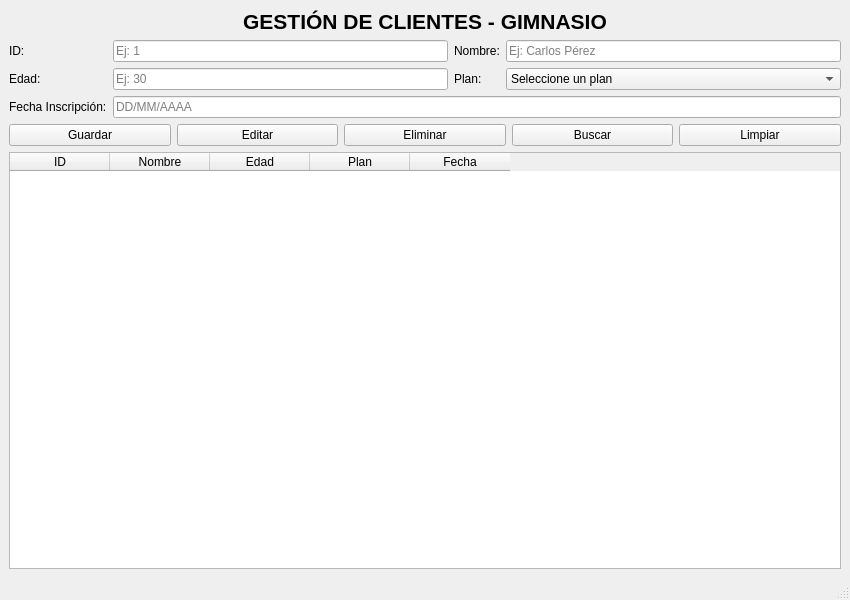
<?xml version="1.0" encoding="UTF-8"?>
<ui version="4.0">
 <class>MainWindow</class>
 <widget class="QMainWindow" name="MainWindow">
  <property name="geometry">
   <rect>
    <x>0</x>
    <y>0</y>
    <width>850</width>
    <height>600</height>
   </rect>
  </property>
  <property name="windowTitle">
   <string>Gestión de Clientes - Gimnasio</string>
  </property>
  <widget class="QWidget" name="centralwidget">
   <layout class="QVBoxLayout" name="verticalLayout">
    <item>
     <widget class="QLabel" name="lblTitulo">
      <property name="font">
       <font>
        <pointsize>16</pointsize>
        <weight>75</weight>
        <bold>true</bold>
       </font>
      </property>
      <property name="text">
       <string>GESTIÓN DE CLIENTES - GIMNASIO</string>
      </property>
      <property name="alignment">
       <set>Qt::AlignCenter</set>
      </property>
     </widget>
    </item>
    <item>
     <layout class="QGridLayout" name="gridLayout">
      <item row="0" column="0">
       <widget class="QLabel" name="labelId">
        <property name="text">
         <string>ID:</string>
        </property>
       </widget>
      </item>
      <item row="0" column="1">
       <widget class="QLineEdit" name="txtId">
        <property name="placeholderText">
         <string>Ej: 1</string>
        </property>
       </widget>
      </item>
      <item row="0" column="2">
       <widget class="QLabel" name="labelNombre">
        <property name="text">
         <string>Nombre:</string>
        </property>
       </widget>
      </item>
      <item row="0" column="3">
       <widget class="QLineEdit" name="txtNombre">
        <property name="placeholderText">
         <string>Ej: Carlos Pérez</string>
        </property>
       </widget>
      </item>
      <item row="1" column="0">
       <widget class="QLabel" name="labelEdad">
        <property name="text">
         <string>Edad:</string>
        </property>
       </widget>
      </item>
      <item row="1" column="1">
       <widget class="QLineEdit" name="txtEdad">
        <property name="placeholderText">
         <string>Ej: 30</string>
        </property>
       </widget>
      </item>
      <item row="1" column="2">
       <widget class="QLabel" name="labelPlan">
        <property name="text">
         <string>Plan:</string>
        </property>
       </widget>
      </item>
      <item row="1" column="3">
       <widget class="QComboBox" name="cmbPlan">
        <item>
         <property name="text">
          <string>Seleccione un plan</string>
         </property>
        </item>
        <item>
         <property name="text">
          <string>Normal</string>
         </property>
        </item>
        <item>
         <property name="text">
          <string>VIP</string>
         </property>
        </item>
        <item>
         <property name="text">
          <string>Business</string>
         </property>
        </item>
        <item>
         <property name="text">
          <string>Socio</string>
         </property>
        </item>
       </widget>
      </item>
      <item row="2" column="0">
       <widget class="QLabel" name="labelFecha">
        <property name="text">
         <string>Fecha Inscripción:</string>
        </property>
       </widget>
      </item>
      <item row="2" column="1" colspan="3">
       <widget class="QLineEdit" name="txtFecha">
        <property name="placeholderText">
         <string>DD/MM/AAAA</string>
        </property>
       </widget>
      </item>
     </layout>
    </item>
    <item>
     <layout class="QHBoxLayout" name="horizontalLayout">
      <item>
       <widget class="QPushButton" name="btnGuardar">
        <property name="text">
         <string>Guardar</string>
        </property>
       </widget>
      </item>
      <item>
       <widget class="QPushButton" name="btnEditar">
        <property name="text">
         <string>Editar</string>
        </property>
       </widget>
      </item>
      <item>
       <widget class="QPushButton" name="btnEliminar">
        <property name="text">
         <string>Eliminar</string>
        </property>
       </widget>
      </item>
      <item>
       <widget class="QPushButton" name="btnBuscar">
        <property name="text">
         <string>Buscar</string>
        </property>
       </widget>
      </item>
      <item>
       <widget class="QPushButton" name="btnLimpiar">
        <property name="text">
         <string>Limpiar</string>
        </property>
       </widget>
      </item>
     </layout>
    </item>
    <item>
     <widget class="QTableWidget" name="tblClientes">
      <property name="columnCount">
       <number>5</number>
      </property>
      <attribute name="horizontalHeaderVisible">
       <bool>true</bool>
      </attribute>
      <attribute name="verticalHeaderVisible">
       <bool>true</bool>
      </attribute>
      <column>
       <property name="text">
        <string>ID</string>
       </property>
      </column>
      <column>
       <property name="text">
        <string>Nombre</string>
       </property>
      </column>
      <column>
       <property name="text">
        <string>Edad</string>
       </property>
      </column>
      <column>
       <property name="text">
        <string>Plan</string>
       </property>
      </column>
      <column>
       <property name="text">
        <string>Fecha</string>
       </property>
      </column>
     </widget>
    </item>
   </layout>
  </widget>
  <widget class="QMenuBar" name="menubar">
   <property name="geometry">
    <rect>
     <x>0</x>
     <y>0</y>
     <width>850</width>
     <height>22</height>
    </rect>
   </property>
  </widget>
  <widget class="QStatusBar" name="statusbar"/>
 </widget>
 <resources/>
 <connections/>
</ui>
